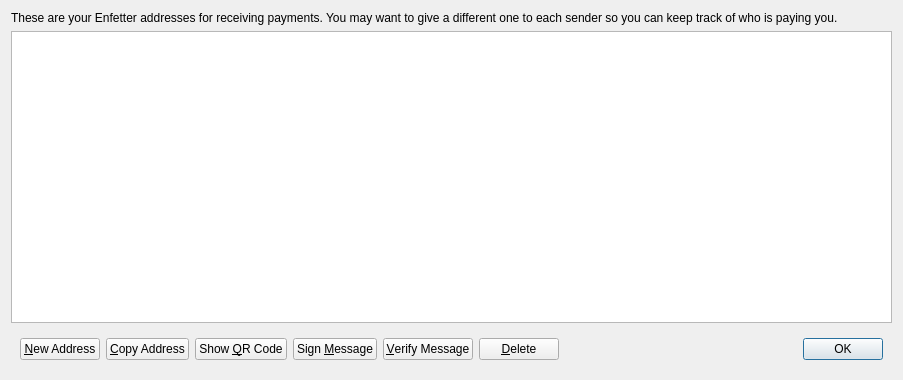
<?xml version="1.0" encoding="UTF-8"?>
<ui version="4.0">
 <class>AddressBookPage</class>
 <widget class="QWidget" name="AddressBookPage">
  <property name="geometry">
   <rect>
    <x>0</x>
    <y>0</y>
    <width>903</width>
    <height>380</height>
   </rect>
  </property>
  <property name="windowTitle">
   <string>Address Book</string>
  </property>
  <layout class="QVBoxLayout" name="verticalLayout">
   <item>
    <widget class="QLabel" name="labelExplanation">
     <property name="text">
      <string>These are your Enfetter addresses for receiving payments. You may want to give a different one to each sender so you can keep track of who is paying you.</string>
     </property>
     <property name="textFormat">
      <enum>Qt::PlainText</enum>
     </property>
     <property name="wordWrap">
      <bool>true</bool>
     </property>
    </widget>
   </item>
   <item>
    <widget class="QTableView" name="tableView">
     <property name="contextMenuPolicy">
      <enum>Qt::CustomContextMenu</enum>
     </property>
     <property name="toolTip">
      <string>Double-click to edit address or label</string>
     </property>
     <property name="tabKeyNavigation">
      <bool>false</bool>
     </property>
     <property name="alternatingRowColors">
      <bool>true</bool>
     </property>
     <property name="selectionMode">
      <enum>QAbstractItemView::SingleSelection</enum>
     </property>
     <property name="selectionBehavior">
      <enum>QAbstractItemView::SelectRows</enum>
     </property>
     <property name="sortingEnabled">
      <bool>true</bool>
     </property>
     <attribute name="verticalHeaderVisible">
      <bool>false</bool>
     </attribute>
    </widget>
   </item>
   <item>
    <widget class="QWidget" name="buttonBar" native="true">
     <layout class="QHBoxLayout" name="horizontalLayout">
      <item>
       <widget class="QPushButton" name="newAddressButton">
        <property name="toolTip">
         <string>Create a new address</string>
        </property>
        <property name="text">
         <string>&amp;New Address</string>
        </property>
       </widget>
      </item>
      <item>
       <widget class="QPushButton" name="copyToClipboard">
        <property name="toolTip">
         <string>Copy the currently selected address to the system clipboard</string>
        </property>
        <property name="text">
         <string>&amp;Copy Address</string>
        </property>
       </widget>
      </item>
      <item>
       <widget class="QPushButton" name="showQRCode">
        <property name="text">
         <string>Show &amp;QR Code</string>
        </property>
       </widget>
      </item>
      <item>
       <widget class="QPushButton" name="signMessage">
        <property name="toolTip">
         <string>Sign a message to prove you own a Enfetter address</string>
        </property>
        <property name="text">
         <string>Sign &amp;Message</string>
        </property>
       </widget>
      </item>
      <item>
       <widget class="QPushButton" name="verifyMessage">
        <property name="toolTip">
         <string>Verify a message to ensure it was signed with a specified Enfetter address</string>
        </property>
        <property name="text">
         <string>&amp;Verify Message</string>
        </property>
       </widget>
      </item>
      <item>
       <widget class="QPushButton" name="deleteButton">
        <property name="toolTip">
         <string>Delete the currently selected address from the list</string>
        </property>
        <property name="text">
         <string>&amp;Delete</string>
        </property>
       </widget>
      </item>
      <item>
       <spacer name="horizontalSpacer">
        <property name="orientation">
         <enum>Qt::Horizontal</enum>
        </property>
        <property name="sizeHint" stdset="0">
         <size>
          <width>40</width>
          <height>20</height>
         </size>
        </property>
       </spacer>
      </item>
      <item>
       <widget class="QDialogButtonBox" name="buttonBox">
        <property name="sizePolicy">
         <sizepolicy hsizetype="Maximum" vsizetype="Fixed">
          <horstretch>0</horstretch>
          <verstretch>0</verstretch>
         </sizepolicy>
        </property>
        <property name="standardButtons">
         <set>QDialogButtonBox::Ok</set>
        </property>
       </widget>
      </item>
     </layout>
    </widget>
   </item>
  </layout>
 </widget>
 <resources/>
 <connections/>
</ui>
